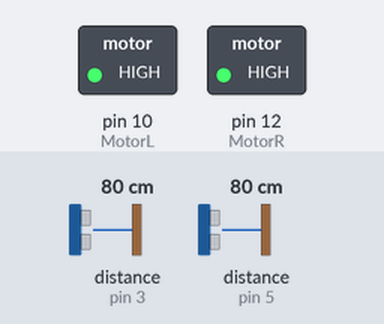
A sketch run on a simulated Arduino Uno, built with avr-gcc and run on an emulated ATmega328P. Shown: switched loads named in the sketch (green lamp = pin HIGH). The test bench sets the inputs (shaded band); at power-on: distance to the obstacle (sensors on pin 3, pin 5) 80 cm. The echo pulse lasts 58.3 µs per cm; pins used as bus, display or sensor lines are not drawn; what the sketch prints to the serial monitor is not drawn.

Above: at 1.2 s.
1.3 s: distance to the obstacle (sensor on pin 3) set to 26 cm
2.8 s: distance to the obstacle (sensor on pin 3) set to 23 cm
At 4.0 s:
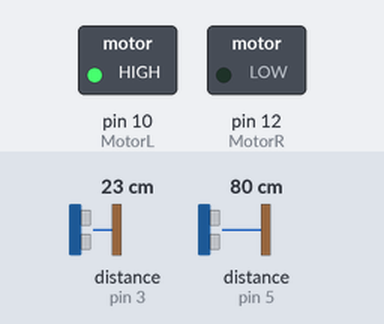
4.3 s: distance to the obstacle (sensor on pin 5) set to 26 cm
5.8 s: distance to the obstacle (sensor on pin 5) set to 22 cm
At 6.5 s:
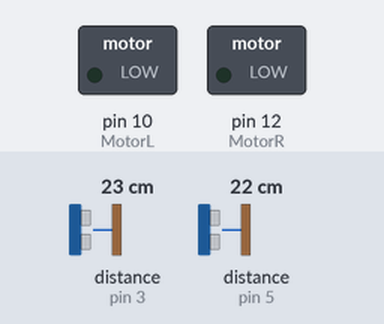
7.3 s: distance to the obstacle (sensor on pin 3) set to 35 cm
At 8.2 s:
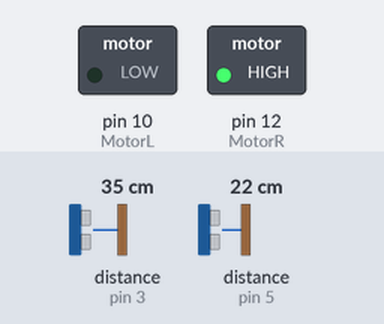
8.8 s: distance to the obstacle (sensor on pin 3) set to 2 cm
At 9.8 s:
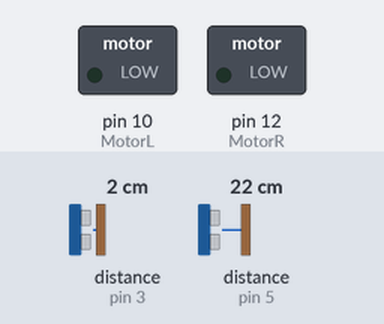
Timing chart, 0 to 11.8 s (numbered marks = the images above; inputs shaded):
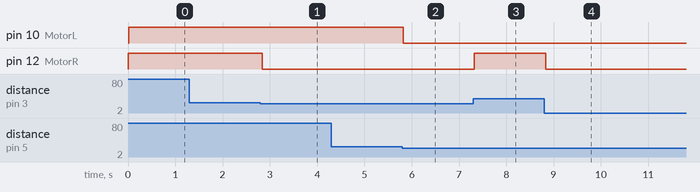

The sketch:

sketch_Ultraschallsensor_mit_Motor_mit_2_Sensoren.ino
```cpp
int MotorL=10;
int MotorR=12;
long dauerleft=0;
long entfernungleft=0;
long dauerright=0;
long entfernungright=0;

void setup() {
  // put your setup code here, to run once:
Serial.begin(9600);
pinMode(2, OUTPUT);
pinMode(3, INPUT);
pinMode(MotorL, OUTPUT);
pinMode(MotorR, OUTPUT);
pinMode(4, OUTPUT);
pinMode(5, INPUT);
}

void loop()

  // put your main code here, to run repeatedly:
{
{digitalWrite(2,LOW);
delay(0.01);
digitalWrite(2,HIGH);
delay(0.01);
digitalWrite(2,LOW);
dauerleft = pulseIn(3, HIGH);
entfernungleft = (dauerleft/2)/29.1;
if(entfernungleft>=100
|| entfernungleft<=0,5)
{
  Serial.println("keinMesswert");
}
else
{
  Serial.print(entfernungleft);
  Serial.println(" cm");
}
if(entfernungleft>=25)
{
digitalWrite(MotorR, HIGH);
}
else
{
digitalWrite(MotorR, LOW);
}
}
{
digitalWrite(4,LOW);
delay(0.01);
digitalWrite(4,HIGH);
delay(0.01);
digitalWrite(4,LOW);
dauerright = pulseIn(5, HIGH);
entfernungright = (dauerright/2)/29.1;
if(entfernungright>=100
|| entfernungright<=0,5)
{
  Serial.println("keinMesswert");
}
else
{
  Serial.print(entfernungright);
  Serial.println(" cm");
}
if(entfernungright>=25)
{
digitalWrite(MotorL, HIGH);
}
else
{
digitalWrite(MotorL, LOW);
}
}
}
```

Measured:
- the behaviour switches between 25 and 24 cm on distance to the obstacle (sensor on pin 3) (found by bisection; images 0 and 1)
- the behaviour switches between 25 and 24 cm on distance to the obstacle (sensor on pin 5) (found by bisection; images 1 and 2)
- after the input at 1.3 s, every drawn part: stays the same
- after the input at 2.8 s, pin 12 (MotorR): HIGH → LOW at once
- after the input at 4.3 s, every drawn part: stays the same
- after the input at 5.8 s, pin 10 (MotorL): HIGH → LOW at once
- after the input at 7.3 s, pin 12 (MotorR): LOW → HIGH at once
- after the input at 8.8 s, pin 12 (MotorR): HIGH → LOW at once
